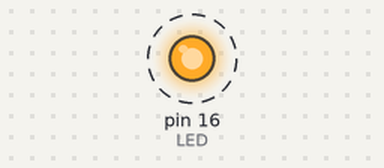
A sketch run on a simulated Arduino Uno, built with avr-gcc and run on an emulated ATmega328P. Shown: output pins drawn as LEDs (lit = HIGH). Dashed ring = blinking. What the sketch prints to the serial monitor is not drawn.

Above: at 0.05 s.
Timing chart, 0 to 3.0 s (numbered marks = the images above):
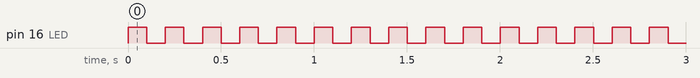

The sketch:

LED_Blink.ino
```cpp
// @Balaji303

#include <Arduino.h>

//#define LED LED_BUILTIN
#define LED 16
//LED->2
//.\wget.exe "https://ritchennai.org/naac/naac/" --recursive --level=5

void setup() {
  // put your setup code here, to run once:
  Serial.begin(115200);
  pinMode(LED, OUTPUT);
}

void loop() {
  // put your main code here, to run repeatedly:
  digitalWrite(LED, HIGH);
  Serial.println("LED is on");
  delay(100);
  digitalWrite(LED, LOW);
  Serial.println("LED is off");
  delay(100);
}
```

Measured:
- by itself, pin 16 (LED): alternates HIGH for 0.10 s and LOW for 0.10 s
